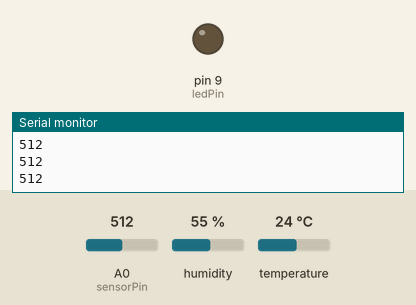
A sketch run on a simulated Arduino Uno, built with avr-gcc and run on an emulated ATmega328P. Parts: output pins drawn as LEDs (lit = HIGH), the last lines printed to the serial monitor. The test bench sets the inputs (shaded band); at power-on: A0 (sensorPin) = 512, humidity 55 %, temperature 24 °C.

Above: at 1.2 s.
1.3 s: A0 (sensorPin) set to 16
2.8 s: A0 (sensorPin) set to 12
At 3.9 s:
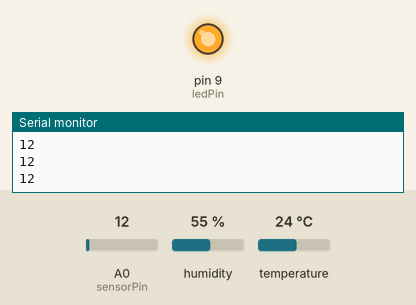
4.3 s: A0 (sensorPin) set to 122
At 5.0 s:
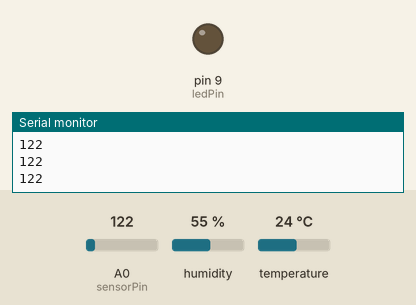
5.8 s: A0 (sensorPin) set to 0
At 6.1 s:
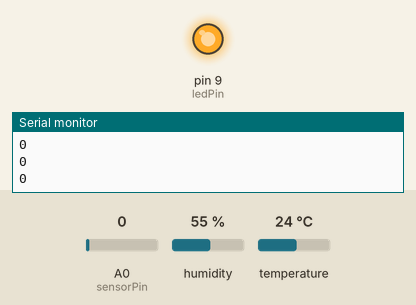
Timing chart, 0 to 8.3 s (numbered marks = the images above; inputs shaded):
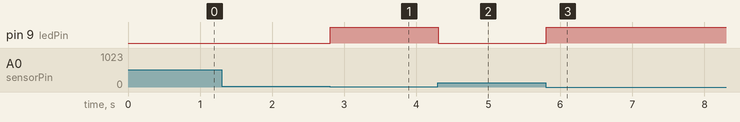

Measured:
- the behaviour switches between 15 and 14 on A0 (sensorPin) (found by bisection; images 0 and 1)
- after the input at 2.8 s, pin 9 (ledPin): LOW → HIGH at once
- after the input at 4.3 s, pin 9 (ledPin): HIGH → LOW at once
- after the input at 5.8 s, pin 9 (ledPin): LOW → HIGH at once

The sketch:

sketch_jan01a.ino
```cpp
/* --- Libraries --- */
#include <dht_nonblocking.h>
#include <ArduinoJson.h>

/* --- Variables --- */

/* DHT (t°/humidity) */
#define DHT_SENSOR_TYPE DHT_TYPE_11
static const int DHT_SENSOR_PIN = 2;
DHT_nonblocking dht_sensor( DHT_SENSOR_PIN, DHT_SENSOR_TYPE );

/* Photocell */
const int sensorPin = 0;
const int ledPin = 9;
int lightCal = 15;
int lightVal;

void setup() {
  Serial.begin(9600);
  while (!Serial) continue;

  StaticJsonDocument<200> doc;

  pinMode(ledPin, OUTPUT);
}

/*
  DHT function.
  Poll for a measurement, keeping the state machine alive.  Returns
  true if a measurement is available.
*/
static bool measure_environment( float *temperature, float *humidity ) {
  static unsigned long measurement_timestamp = millis( );

  /* Measure once every four seconds. */
  if( millis( ) - measurement_timestamp > 3000ul ) {
    if( dht_sensor.measure( temperature, humidity ) == true ) {
      measurement_timestamp = millis( );
      return( true );
    }
  }

  return( false );
}

void loop() {

  /* DHT */
  float temperature;
  float humidity;

  /* Measure temperature and humidity.  If the functions returns
     true, then a measurement is available. */
  if( measure_environment( &temperature, &humidity ) == true ) {
    Serial.print( "T = " );
    Serial.print( temperature, 1 );
    Serial.print( " deg. C, H = " );
    Serial.print( humidity, 1 );
    Serial.println( "%" );
  }
  /* --------- */

  /* Photocell */
  lightVal = analogRead(sensorPin);
  Serial.println(lightVal);

  if (lightVal < lightCal) {
    digitalWrite(ledPin, HIGH);
  }
  else {
    digitalWrite (ledPin, LOW);
  }
  /* --------- */

  /* JSON */
  if( measure_environment( &temperature, &humidity ) == true ) {

  }
}
```
